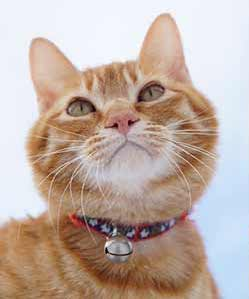
#> input picture python/test.jpeg, 249 x 299 px
$ python pil.py
#> lines starting #> are read from the running program, lines starting #| are printed output that depends on the picture
from PIL import Image, ImageFilter, ImageFont, ImageDraw
import random


image = Image.open('test.jpeg')
#> image is the input picture: PIL image 249x299 RGB; mean R, G, B 192.5, 175, 166

w, h = image.size
#> w = 249; h = 299

# [10 lines of commented-out code are left out]

def rndChar():
	return chr(random.randint(65,90))

def rndColor1():
	return (random.randint(64,255),random.randint(64,255),random.randint(64,255))

def rndColor2():
	return (random.randint(32,127),random.randint(32,127),random.randint(32,127))

width = 60*6
height = 60
base_img = Image.new('RGB',(width,height),(255,255,255))
#> base_img: PIL image 360x60 RGB; every value is 255
font = ImageFont.truetype('arial.ttf', 42)
draw = ImageDraw.Draw(base_img)

for x in range(width):
	for y in range(height):
		draw.point((x,y), fill=rndColor1())

for n in range(6):
	draw.text((60*n+10,10), rndChar(), font=font, fill=rndColor2())

new_img = base_img.filter(ImageFilter.BLUR)
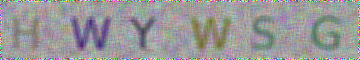
#> new_img: PIL image 360x60 RGB; mean R, G, B 153.3, 152.6, 153
new_img.save('testify.jpeg', 'jpeg')
